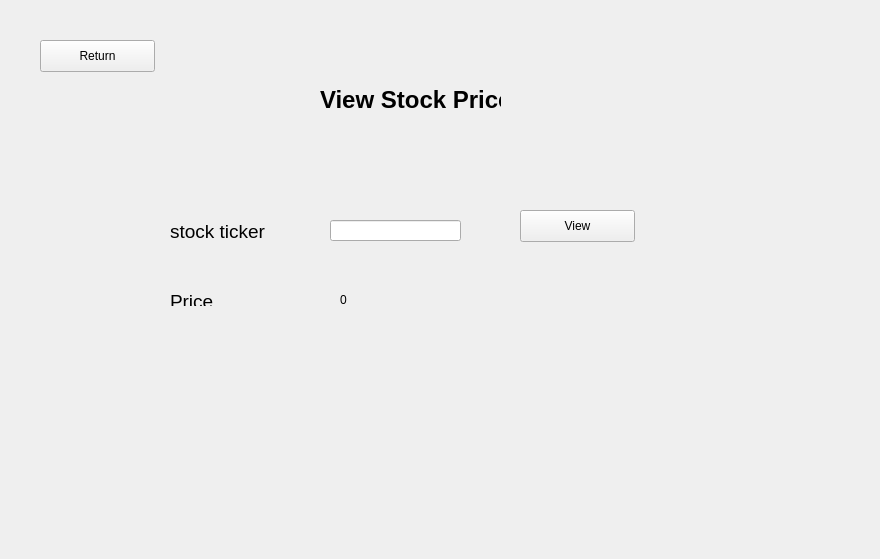
<?xml version="1.0" encoding="UTF-8"?>
<ui version="4.0">
 <class>ViewPrice</class>
 <widget class="QWidget" name="ViewPrice">
  <property name="geometry">
   <rect>
    <x>0</x>
    <y>0</y>
    <width>880</width>
    <height>559</height>
   </rect>
  </property>
  <property name="windowTitle">
   <string>Form</string>
  </property>
  <widget class="QLabel" name="label">
   <property name="geometry">
    <rect>
     <x>320</x>
     <y>80</y>
     <width>181</width>
     <height>41</height>
    </rect>
   </property>
   <property name="text">
    <string>&lt;html&gt;&lt;head/&gt;&lt;body&gt;&lt;p&gt;&lt;span style=&quot; font-size:18pt; font-weight:600;&quot;&gt;View Stock Price&lt;/span&gt;&lt;/p&gt;&lt;/body&gt;&lt;/html&gt;</string>
   </property>
  </widget>
  <widget class="QLabel" name="label_2">
   <property name="geometry">
    <rect>
     <x>170</x>
     <y>220</y>
     <width>121</width>
     <height>21</height>
    </rect>
   </property>
   <property name="text">
    <string>&lt;html&gt;&lt;head/&gt;&lt;body&gt;&lt;p&gt;&lt;span style=&quot; font-size:14pt;&quot;&gt;stock ticker&lt;/span&gt;&lt;/p&gt;&lt;/body&gt;&lt;/html&gt;</string>
   </property>
  </widget>
  <widget class="QLineEdit" name="input">
   <property name="geometry">
    <rect>
     <x>330</x>
     <y>220</y>
     <width>131</width>
     <height>21</height>
    </rect>
   </property>
  </widget>
  <widget class="QPushButton" name="view">
   <property name="geometry">
    <rect>
     <x>520</x>
     <y>210</y>
     <width>115</width>
     <height>32</height>
    </rect>
   </property>
   <property name="text">
    <string>View</string>
   </property>
  </widget>
  <widget class="QLabel" name="label_3">
   <property name="geometry">
    <rect>
     <x>170</x>
     <y>290</y>
     <width>59</width>
     <height>16</height>
    </rect>
   </property>
   <property name="text">
    <string>&lt;html&gt;&lt;head/&gt;&lt;body&gt;&lt;p&gt;&lt;span style=&quot; font-size:14pt;&quot;&gt;Price&lt;/span&gt;&lt;/p&gt;&lt;/body&gt;&lt;/html&gt;</string>
   </property>
  </widget>
  <widget class="QLabel" name="price">
   <property name="geometry">
    <rect>
     <x>340</x>
     <y>290</y>
     <width>221</width>
     <height>20</height>
    </rect>
   </property>
   <property name="text">
    <string>0</string>
   </property>
  </widget>
  <widget class="QPushButton" name="pushButton">
   <property name="geometry">
    <rect>
     <x>40</x>
     <y>40</y>
     <width>115</width>
     <height>32</height>
    </rect>
   </property>
   <property name="text">
    <string>Return</string>
   </property>
  </widget>
 </widget>
 <resources/>
 <connections/>
</ui>
